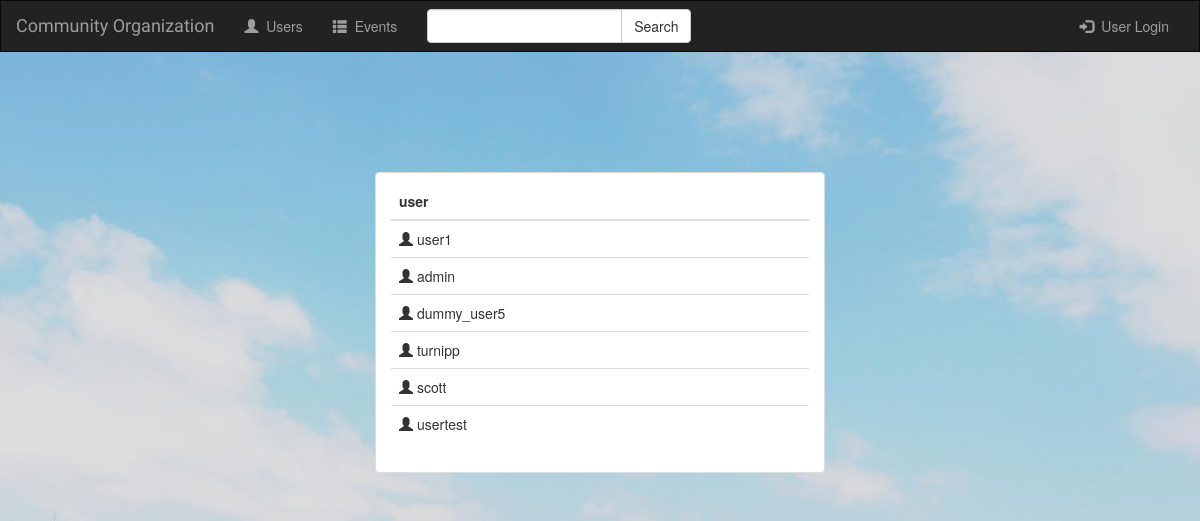
The page /events/1/volunteering/ on the database as committed earlier.
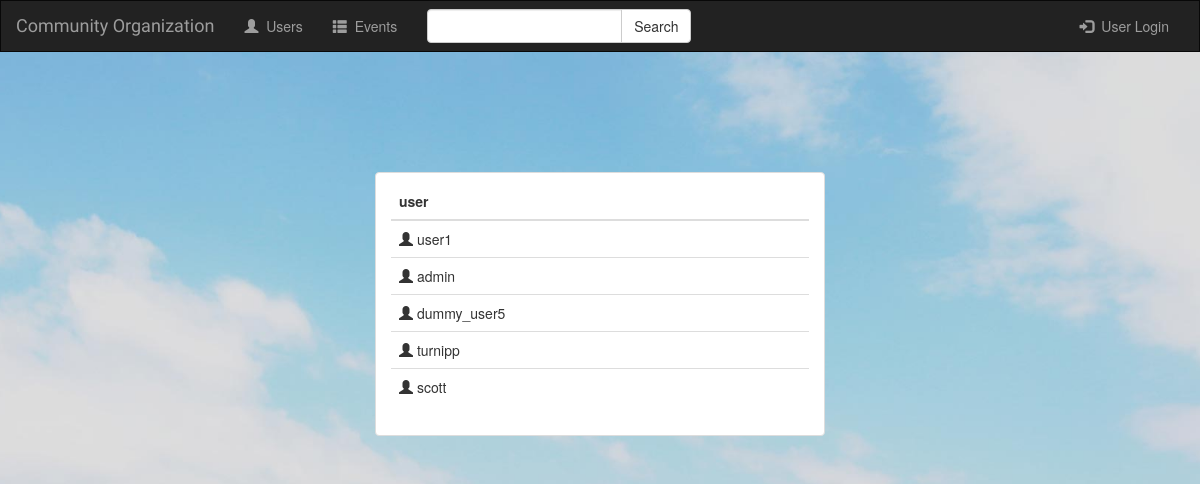
The same page on the database as committed later.
### users/models.py (models this page shows, shortened)
class UserData(models.Model):
    events_volunteering = models.ManyToManyField('events.Event')
    user = models.OneToOneField(User, null=True)

### events/views.py (the view)
# urls.py: url(r'^(?P<event_id>[0-9]+)/volunteering/$', views.event_attendee_list_view, name='event_attendee_list_view'),
def event_attendee_list_view(request, event_id):
    notify_list = None
    try:
        event = Event.objects.get(id=event_id)
        user_data_list = UserData.objects.filter(userattending__event__id=event_id)
        attending_family_list = event_user_family(event, user_data_list)
        donation_list = event_attendee_donation_list(event, user_data_list)
        data_list = zip(user_data_list, attending_family_list, donation_list)
    except Event.DoesNotExist:
        raise Http404("Event does not exist")
    if request.user.is_authenticated:
        notify_list = request.user.notifications.unread()[:5]
    context = {
        'user': request.user,
        'data_list': data_list,
        'notify_list': notify_list,
    }
    return render(request, 'events/eventAttendees.html', context)

### events/utils.py (called while the page is built)
def event_user_donation_total(event, user):
        donations = 0
        for event_donation in UserDonation.objects.filter(event=event).filter(user=user):
                donations += event_donation.donation
        return donations

def event_attendee_donation_list(event, user_list):
	donations_list = [];
	for user in user_list:
		donations_list.append(event_user_donation_total(event, user))
	return donations_list

def event_user_family(event, attending):
	family_list = []
	for user in attending:
		family_list.append(UserAttending.objects.get(user=user, event=event).family)
	return family_list

### events/templates/events/eventAttendees.html (shortened to what this page needs)
{% extends 'events/base.html' %}
{% load bootstrap3 %}
{% block body %}
	{% if data_list %}
		<div class="container">
			<ul class="list-group">
				<li class="list-group-item">
					<table class="table">
			    		<thead>
			      			<tr>
					        	<th>user</th>
					      	</tr>
					    </thead>
					    <tbody>
					    {% for user_data, family, donations in data_list %}
				    		<tr>
						        <td><span class="glyphicon glyphicon-user" aria-hidden="true"></span>&nbsp;{{ user_data.user.username }}</td>
					    	</tr>
						{% endfor %}
					    </tbody>
				  	</table>
				</li>
			</ul>
		</div>
	{% else %}
			<p>Nothing.</p>
	{% endif %}
{% endblock %}

### events/templates/events/base.html (shortened to what this page needs)
{% load notifications_tags %}
<!DOCTYPE html>
<html lang="en">
<head>
    {% load staticfiles %}
    <link rel="stylesheet" href="https://maxcdn.bootstrapcdn.com/bootstrap/3.3.7/css/bootstrap.min.css">
    <link rel="stylesheet" type="text/css" href="{% static 'style.css' %}"/>
    <link rel="stylesheet" type="text/css" href="{% static 'custom_style.css' %}"/>
</head>
<body>
<nav class="navbar navbar-inverse">
    <div class="container-fluid">
        <div class="navbar-header">
            <a class="navbar-brand" href="{% url 'index' %}">Community Organization</a>
        </div>
        <div class="collapse navbar-collapse" id="topNavBar">
            <ul class="nav navbar-nav">
                <li class="{% block user_active %}{% endblock %}"><a href="{% url 'user_view' %}"><span class="glyphicon glyphicon-user" aria-hidden="true"></span>&nbsp; Users</a></li>
                <li class="{% block event_list %}{% endblock %}"><a href="{% url 'event_list_view' %}"><span class="glyphicon glyphicon-th-list" aria-hidden="true"></span>&nbsp; Events</a></li>
            </ul>
            <form class="navbar-form navbar-left" role="search" method="get" action="{% url 'event_list_view' %}">
                <div class="input-group">
                    <input type="text" class="form-control" name="q" value="{{ request.GET.q }}">
                    <span class="input-group-btn">
                        <button type="submit" class="btn btn-default">Search</button>
                    </span>
                </div>
            </form>
            <ul class="nav navbar-nav navbar-right">
                {% if user.is_authenticated %}
                    <li>
                        <a href="#">
                            Welcome, {{ user.username }}
                        </a>
                    </li>
                    <li>
                        <a href="#" class="dropdown-toggle" type="button" data-toggle="dropdown">
                            <span class="glyphicon glyphicon-bell" aria-hidden="true"></span>
                            <sup>{% notifications_unread %}</sup>
                        </a>
                        <ul class="dropdown-menu">
                            <li class="dropdown-header">Recent</li>
                            {% if notify_list %}
                                {% for notify in notify_list %}
                                    {% if notify.description %}
                                        <li><a href="{{ notify.verb }}">
                                            {{ notify.description }}
                                        </a></li>
                                    {% else %}
                                        <li><a href="#">
                                            {{ notify.actor }}
                                            {{ notify.verb }}
                                            {{ notify.target }}
                                        </a></li>
                                    {% endif %}
                                {% endfor %}
                            {% else %}
                                <li><a href="#">No notifications</a></li>
                            {% endif %}
                            <li class="divider"></li>
                            <li class="dropdown-header">More</li>
                            <li><a href="{% url 'notifications:all' %}">View all</a></li>
                            <li>
                                <form action="{% url 'event_mark_all_view' %}" method="post" id="view_all">
                                    {% csrf_token %}
                                    <button class="btn btn-default" type="submit">Mark All as Read</button>
                                </form>
                            </li>
                        </ul>
                    </li>
                    <li>
                        <a href="{% url 'user_logout_view' %}">
                            <span class="glyphicon glyphicon-off" aria-hidden="true"></span>&nbsp; Logout
                        </a>
                    </li>
                {% else %}
                <li class="{% block user_login_active %}{% endblock %}">
                    <a href="{% url 'user_login_view' %}">
                        <span class="glyphicon glyphicon-log-in" aria-hidden="true"></span>&nbsp; User Login
                    </a>
                </li>
                {% endif %}
            </ul>
        </div>
    </div>
</nav>
{% block body %}
{% endblock %}
</body>
</html>

### events/static/style.css (style rules this page uses)
body { min-height: 100vh; background: url("images/bgnewyork.jpg") no-repeat center center scroll; -webkit-background-size: cover; -moz-background-size: cover; background-size: cover; -o-background-size: cover; overflow-y: hidden; }
.navbar { border-radius: 0; margin-bottom: 0px; }
.navbar-brand { font-family: 'Satisfy', cursive; }

### events/static/custom_style.css (style rules this page uses)
* { margin: 0; padding: 0; }
.container { margin-top: 15vh; max-width: 480px; }

Rows that differ between the two databases and show on the page:
removed UserData: user.username "usertest"
